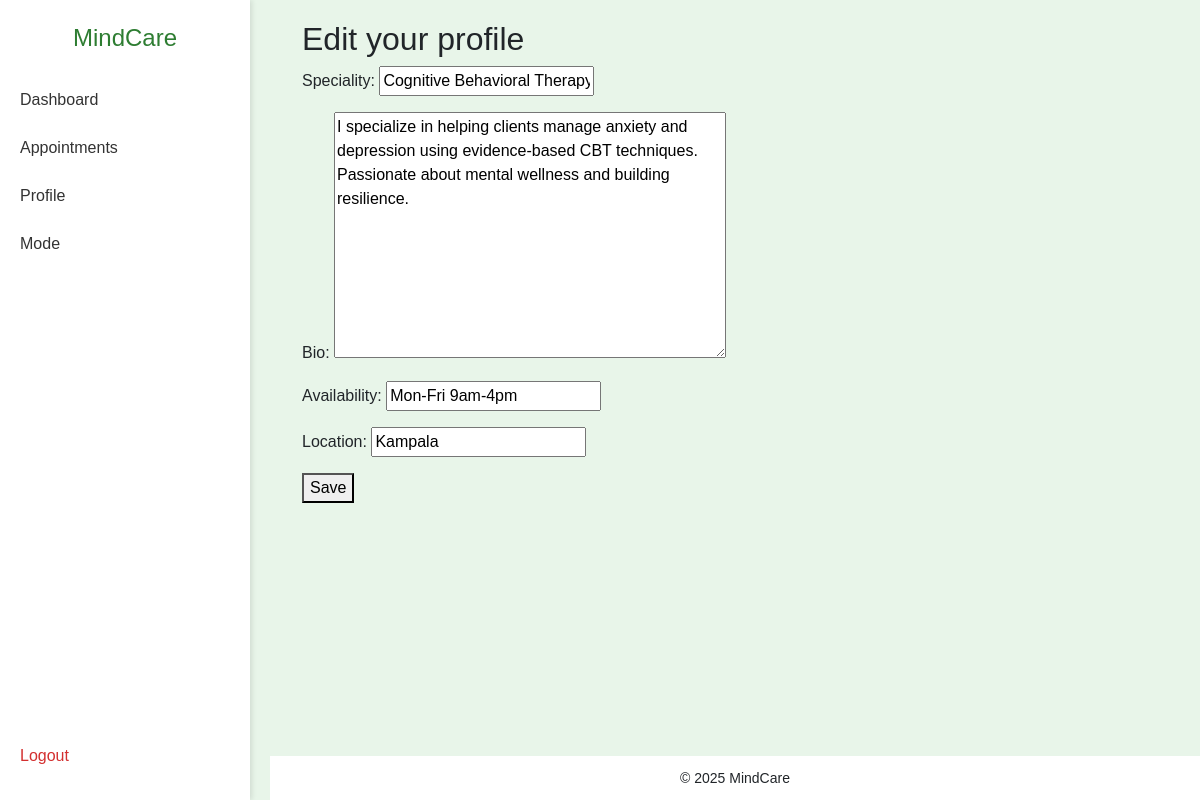
The page /therapist/profile/edit/ (signed in) on the database its author committed.
### users/models.py (models this page shows, shortened)
class TherapistProfile(models.Model):
    user = models.OneToOneField(settings.AUTH_USER_MODEL, on_delete=models.CASCADE)
    speciality = models.CharField(max_length=100)
    bio = models.TextField(blank=True)
    availability = models.CharField(max_length=100)
    location = models.CharField(max_length=100, blank=True)
    created_at = models.DateTimeField(auto_now_add=True)

### users/views.py (the view)
# urls.py: path('therapist/profile/edit/', views.edit_therapist_profile, name='edit_therapist_profile'),
@login_required
def edit_therapist_profile(request):
    profile, created = TherapistProfile.objects.get_or_create(user=request.user)
    if request.method == "POST":
        form = TherapistProfileForm(request.POST, instance=profile)
        if form.is_valid():
            form.save()
            return redirect("therapist_dashboard")
    else:
        form = TherapistProfileForm(instance=profile)
    return render(request, "therapist/edit_profile.html", {"form": form})

### users/forms.py
class TherapistProfileForm(forms.ModelForm):
    class Meta:
        model = TherapistProfile
        fields = ["speciality", "bio", "availability","location"]

### users/templates/therapist/edit_profile.html (shortened to what this page needs)
{%extends 'base.html' %}
{% block content %}
<h2>Edit your profile</h2>
<form method="post">
    {{ form.as_p}}
    <button type="submit"> Save </button>
</form>
{% endblock %}

### users/templates/base.html (style rules this page uses)
body { font-family: Arial, sans-serif; margin: 0; background-color: #e8f5e9; }

### rows shown on the page
TherapistProfile: speciality "Cognitive Behavioral Therapy", bio "I specialize in helping clients manage anxiety and depression using evidence-based CBT techniques. Passionate about mental wellness and building resilience.", availability "Mon-Fri 9am-4pm", location "Kampala"
